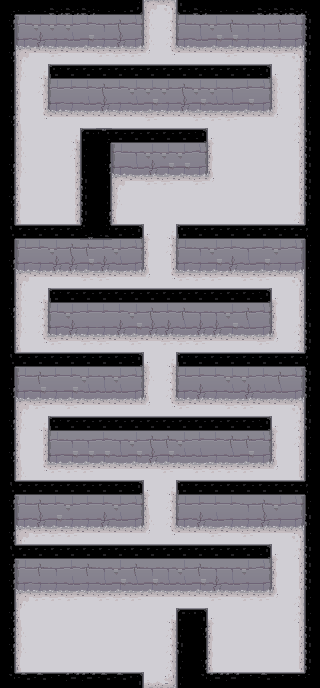

A level layout from a 2D game, rendered from its tile map. Below: a short description, then the map file with its tile-grid data intact:
An orthogonal 20x43 tile map with 16x16 px tiles, 2 tile layers (Floor, Ceilng), 1 hidden layer not drawn.

<map version="1.0" orientation="orthogonal" renderorder="right-down" width="20" height="43" tilewidth="16" tileheight="16" nextobjectid="4">
 <tileset firstgid="1" name="dungeon tileset calciumtrice" tilewidth="16" tileheight="16" tilecount="1050" columns="30">
  <image source="dungeon tileset calciumtrice.png" width="480" height="560" />
  <terraintypes>
   <terrain name="Ceiling" tile="55" />
   <terrain name="Wall" tile="156" />
   <terrain name="Floor" tile="235" />
  </terraintypes>
  <tile id="30" terrain="0,0,0,0" />
  <tile id="31" terrain=",,,0" />
  <tile id="32" terrain=",,0," />
  <tile id="33" terrain=",0,," />
  <tile id="34" terrain="0,,," />
  <tile id="35" terrain=",0,,0" />
  <tile id="37" terrain=",0,,0" />
  <tile id="38" terrain=",,0,0" />
  <tile id="39" terrain=",,0,0" />
  <tile id="40" terrain=",,0,0" />
  <tile id="41" terrain="0,0,," />
  <tile id="43" terrain="0,0,," />
  <tile id="44" terrain="0,,0," />
  <tile id="46" terrain="0,,0," />
  <tile id="79" terrain=",0,0,0" />
  <tile id="80" terrain="0,,0,0" />
  <tile id="81" terrain="0,0,,0" />
  <tile id="82" terrain="0,0,0," />
  <tile id="120" terrain=",,,1" />
  <tile id="121" terrain=",,1,1" />
  <tile id="122" terrain=",,1,1" />
  <tile id="123" terrain=",,1,1" />
  <tile id="124" terrain=",,1,1" />
  <tile id="125" terrain=",,1," />
  <tile id="150" terrain=",1,," />
  <tile id="151" terrain="1,1,," />
  <tile id="152" terrain="1,1,," />
  <tile id="153" terrain="1,1,," />
  <tile id="154" terrain="1,1,," />
  <tile id="155" terrain="1,,," />
  <tile id="210" terrain="2,2,2,2" />
  <tile id="211" terrain=",,,2" />
  <tile id="212" terrain=",,2," />
  <tile id="213" terrain=",2,," />
  <tile id="214" terrain="2,,," />
  <tile id="216" terrain=",2,,2" />
  <tile id="217" terrain=",2,,2" />
  <tile id="218" terrain=",,2,2" />
  <tile id="220" terrain=",,2,2" />
  <tile id="222" terrain="2,2,," />
  <tile id="223" terrain="2,2,," />
  <tile id="225" terrain="2,,2," />
  <tile id="226" terrain="2,,2," />
  <tile id="259" terrain=",2,2,2" />
  <tile id="260" terrain="2,,2,2" />
  <tile id="261" terrain="2,2,,2" />
  <tile id="262" terrain="2,2,2," />
 </tileset>
 <imagelayer name="Background" visible="0" offsetx="16" offsety="16">
  <image source="../puzzle4.png" width="928" height="672" />
 </imagelayer>
 <layer name="Floor" width="20" height="43">
  <data encoding="csv">
0,0,0,0,0,0,0,0,0,212,213,0,0,0,0,0,0,0,0,0,
0,121,122,122,122,125,124,123,126,217,226,121,124,122,123,124,124,123,126,0,
0,151,153,155,154,152,155,153,156,217,226,151,154,152,152,155,155,155,156,0,
0,212,221,219,221,221,219,219,219,260,261,221,221,221,219,221,221,219,213,0,
0,217,263,224,223,223,223,223,223,224,223,224,224,223,223,223,223,262,226,0,
0,218,226,121,125,125,123,125,122,122,122,123,122,122,124,125,126,217,226,0,
0,218,227,151,155,154,153,155,154,152,155,153,152,154,154,152,156,217,227,0,
0,218,261,221,221,221,221,221,221,219,221,221,219,219,219,221,221,260,226,0,
0,217,211,211,263,223,223,223,223,223,224,223,224,262,211,211,211,211,226,0,
0,217,211,211,226,0,0,121,124,122,122,122,126,218,211,211,211,211,227,0,
0,217,211,211,227,0,0,151,154,153,152,152,156,218,211,211,211,211,227,0,
0,218,211,211,227,0,0,212,221,219,219,221,219,260,211,211,211,211,227,0,
0,218,211,211,227,0,0,217,211,211,211,211,211,211,211,211,211,211,227,0,
0,218,211,211,227,0,0,218,211,211,211,211,211,211,211,211,211,211,226,0,
0,214,223,223,215,0,0,214,223,262,263,224,224,224,223,223,224,223,215,0,
0,121,125,122,123,123,125,122,126,218,226,121,124,122,125,124,125,122,126,0,
0,151,155,153,153,152,153,154,156,218,227,151,155,152,153,154,152,155,156,0,
0,212,221,221,221,219,219,221,221,260,261,219,219,219,221,219,219,221,213,0,
0,217,263,224,224,223,224,224,224,223,223,224,224,223,223,223,223,262,227,0,
0,217,226,121,122,125,125,125,122,123,125,123,124,124,122,123,126,218,227,0,
0,217,226,151,153,155,155,153,152,153,153,154,153,153,152,154,156,218,226,0,
0,218,261,219,221,219,219,221,219,221,219,219,219,221,221,221,219,260,226,0,
0,214,224,224,224,224,223,223,224,262,263,224,223,224,223,223,224,223,215,0,
0,121,123,125,125,122,124,122,126,217,226,121,125,125,122,122,125,123,126,0,
0,151,152,155,152,154,154,154,156,218,226,151,153,155,154,153,154,154,156,0,
0,212,219,221,219,221,221,221,221,260,261,219,221,221,219,219,221,221,213,0,
0,217,263,224,223,224,223,224,224,224,224,223,224,223,223,224,223,262,226,0,
0,218,227,121,124,124,125,124,122,123,123,122,125,125,123,123,126,218,226,0,
0,218,227,151,152,152,152,154,152,153,152,154,154,155,154,152,156,218,227,0,
0,217,261,219,219,219,221,221,221,221,219,221,219,219,219,219,221,260,227,0,
0,214,223,224,224,223,224,223,224,262,263,224,224,224,224,224,224,224,215,0,
0,121,123,125,122,125,125,122,126,218,226,121,125,125,125,124,123,122,126,0,
0,151,153,152,155,155,153,154,156,217,226,151,153,154,155,155,153,155,156,0,
0,212,219,219,219,221,221,221,221,260,261,221,221,219,221,219,221,221,213,0,
0,214,224,224,223,224,224,223,224,224,224,223,223,224,224,223,224,262,226,0,
0,121,123,124,125,123,124,122,123,124,124,122,123,124,124,122,126,218,227,0,
0,151,155,155,154,155,154,152,154,152,154,154,152,153,154,155,156,218,227,0,
0,212,219,219,219,221,219,219,219,221,221,221,221,219,221,219,219,260,226,0,
0,218,211,211,211,211,211,211,211,211,263,223,224,262,211,211,211,211,226,0,
0,217,211,211,211,211,211,211,211,211,226,0,0,218,211,211,211,211,227,0,
0,217,211,211,211,211,211,211,211,211,226,0,0,218,211,211,211,211,227,0,
0,218,211,211,211,211,211,211,211,211,226,0,0,218,211,211,211,211,227,0,
0,214,223,224,223,224,224,223,224,223,215,0,0,214,224,224,223,224,215,0
</data>
 </layer>
 <layer name="Ceilng" width="20" height="43">
  <data encoding="csv">
83,44,44,42,42,42,44,44,35,0,0,34,42,44,44,44,42,42,42,82,
45,0,0,0,0,0,0,0,0,0,0,0,0,0,0,0,0,0,0,36,
47,0,0,0,0,0,0,0,0,0,0,0,0,0,0,0,0,0,0,36,
45,0,0,0,0,0,0,0,0,0,0,0,0,0,0,0,0,0,0,36,
47,0,0,48,52,52,52,52,52,52,52,52,52,52,52,52,50,0,0,38,
47,0,0,0,0,0,0,0,0,0,0,0,0,0,0,0,0,0,0,38,
47,0,0,0,0,0,0,0,0,0,0,0,0,0,0,0,0,0,0,38,
45,0,0,0,0,0,0,0,0,0,0,0,0,0,0,0,0,0,0,38,
47,0,0,0,0,32,67,52,52,52,52,52,50,0,0,0,0,0,0,36,
47,0,0,0,0,38,47,0,0,0,0,0,0,0,0,0,0,0,0,36,
45,0,0,0,0,38,45,0,0,0,0,0,0,0,0,0,0,0,0,36,
47,0,0,0,0,36,47,0,0,0,0,0,0,0,0,0,0,0,0,36,
45,0,0,0,0,36,47,0,0,0,0,0,0,0,0,0,0,0,0,36,
47,0,0,0,0,36,45,0,0,0,0,0,0,0,0,0,0,0,0,38,
86,52,52,52,52,66,65,52,50,0,0,48,52,52,52,52,52,52,52,85,
47,0,0,0,0,0,0,0,0,0,0,0,0,0,0,0,0,0,0,38,
45,0,0,0,0,0,0,0,0,0,0,0,0,0,0,0,0,0,0,38,
47,0,0,0,0,0,0,0,0,0,0,0,0,0,0,0,0,0,0,38,
47,0,0,48,52,52,52,52,52,52,52,52,52,52,52,52,50,0,0,38,
45,0,0,0,0,0,0,0,0,0,0,0,0,0,0,0,0,0,0,38,
47,0,0,0,0,0,0,0,0,0,0,0,0,0,0,0,0,0,0,36,
47,0,0,0,0,0,0,0,0,0,0,0,0,0,0,0,0,0,0,36,
86,52,52,52,52,52,52,52,50,0,0,48,52,52,52,52,52,52,52,85,
47,0,0,0,0,0,0,0,0,0,0,0,0,0,0,0,0,0,0,36,
45,0,0,0,0,0,0,0,0,0,0,0,0,0,0,0,0,0,0,36,
47,0,0,0,0,0,0,0,0,0,0,0,0,0,0,0,0,0,0,38,
45,0,0,48,52,52,52,52,52,52,52,52,52,52,52,52,50,0,0,36,
47,0,0,0,0,0,0,0,0,0,0,0,0,0,0,0,0,0,0,38,
45,0,0,0,0,0,0,0,0,0,0,0,0,0,0,0,0,0,0,38,
47,0,0,0,0,0,0,0,0,0,0,0,0,0,0,0,0,0,0,38,
86,52,52,52,52,52,52,52,50,0,0,48,52,52,52,52,52,52,52,85,
45,0,0,0,0,0,0,0,0,0,0,0,0,0,0,0,0,0,0,38,
47,0,0,0,0,0,0,0,0,0,0,0,0,0,0,0,0,0,0,36,
45,0,0,0,0,0,0,0,0,0,0,0,0,0,0,0,0,0,0,38,
86,52,52,52,52,52,52,52,52,52,52,52,52,52,52,52,50,0,0,36,
45,0,0,0,0,0,0,0,0,0,0,0,0,0,0,0,0,0,0,36,
45,0,0,0,0,0,0,0,0,0,0,0,0,0,0,0,0,0,0,36,
47,0,0,0,0,0,0,0,0,0,0,0,0,0,0,0,0,0,0,38,
45,0,0,0,0,0,0,0,0,0,0,32,33,0,0,0,0,0,0,38,
45,0,0,0,0,0,0,0,0,0,0,38,45,0,0,0,0,0,0,36,
45,0,0,0,0,0,0,0,0,0,0,36,47,0,0,0,0,0,0,36,
47,0,0,0,0,0,0,0,0,0,0,38,45,0,0,0,0,0,0,36,
81,40,40,41,39,39,40,40,33,0,0,38,81,39,39,41,40,41,41,80
</data>
 </layer>
</map>
